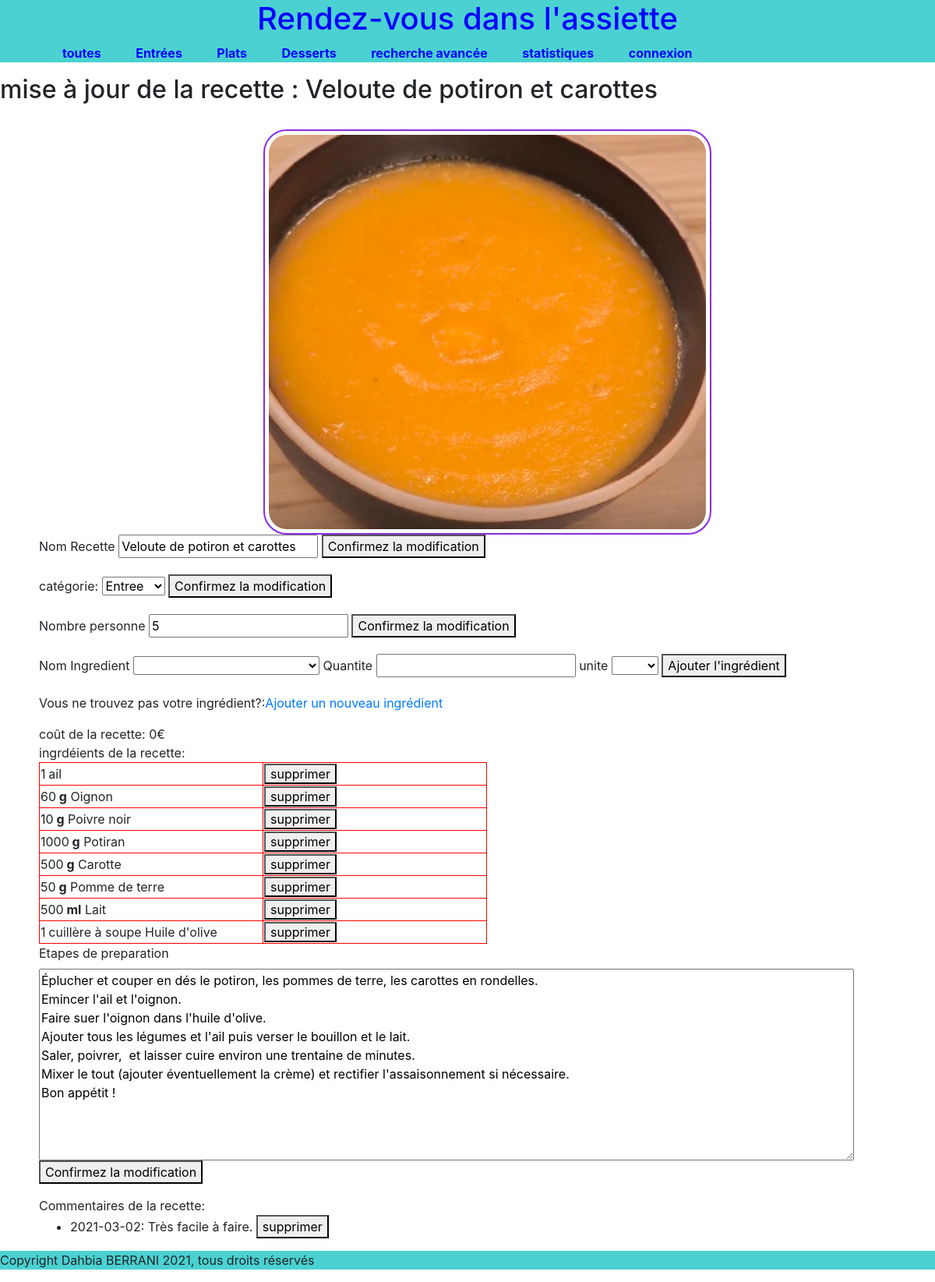
Page /loadRecette.php?modifier=4 on the committed database.
### tables this page shows
CREATE TABLE IF NOT EXISTS Recettes (
  Idrecette int(11) NOT NULL AUTO_INCREMENT,
  Nomrecette varchar(30) NOT NULL DEFAULT '',
  Etapes text NOT NULL,
  Nomcategorie varchar(15) NOT NULL,
  Imagepath varchar(255) DEFAULT NULL,
  Nombrepersonne int(11) NOT NULL,
  Cout float NOT NULL,

  PRIMARY KEY (Idrecette),
  FOREIGN KEY (Nomcategorie) REFERENCES  Categories(Nomcategorie)
);

CREATE TABLE IF NOT EXISTS Commentaires (
  Idcommentaire int NOT NULL AUTO_INCREMENT,
  Commentaire text NOT NULL,
  Idrecette int NOT NULL,
  Datecommentaire date NOT NULL DEFAULT '0000-00-00',
  PRIMARY KEY (Idcommentaire),
  FOREIGN KEY (Idrecette) REFERENCES Recettes(Idrecette)
);

### libDataBase.php (called while the page is built, shortened)
<?php
    function my_connect(){
        $connexion=mysqli_connect('mi-mariadb.univ-tlse2.fr','dahbia.berrani-eps-h','Akbou_2021');
        if (!$connexion){
            echo ("désolé,connexion au serveur impossible\n");
            exit;
        }
        else {
            mysqli_set_charset($connexion, "utf8");
            return $connexion;
        }
    }
function loadIngredients($_idRecette){
    $connexion= my_connect();
    $requette_composant="SELECT Idingredient, Nomingredient, Quantitee, Unite FROM Compositions join Ingredients USING(Idingredient) JOIN Recettes USING(Idrecette) where Idrecette = $_idRecette ";
    $table_composant_resultat =  mysqli_query($connexion,$requette_composant);
    $ingredients = array();
    if($table_composant_resultat){
        while($ligne_composant=mysqli_fetch_object($table_composant_resultat)){
            $ingredients += array($ligne_composant->Idingredient =>array('quantite' =>$ligne_composant->Quantitee, 'unite' =>$ligne_composant->Unite,'nom' =>$ligne_composant->Nomingredient ));
        }
    }else{
        echo "<p>Erreur dans l'exécution de la requette</p>";
        echo"message de mysqli:".mysqli_error($connexion);
    }
    return $ingredients;
}
function loadComments($_idRecette){
    $connexion= my_connect();
    $requette_commentaire="SELECT Idcommentaire, Commentaire, Idrecette, Datecommentaire FROM Commentaires where Idrecette = $_idRecette";
    $table_commentaire_resultat =  mysqli_query($connexion,$requette_commentaire);
    $commentaires = array();
    if($table_commentaire_resultat){
        while($ligne_commentaire=mysqli_fetch_object($table_commentaire_resultat)){
            $commentaires += array($ligne_commentaire->Idcommentaire => array('textCommentaire' => $ligne_commentaire->Commentaire,'dateCommentaire' => $ligne_commentaire->Datecommentaire));
        }
    }else{
        echo "<p>Erreur dans l'exécution de la requette</p>";
        echo"message de mysqli:".mysqli_error($connexion);
    }
    return $commentaires;
}
function loadRecette($_idRecette){
    $connexion= my_connect();
    $requette_recette="SELECT Idrecette,Nomrecette,Imagepath,Etapes,Nombrepersonne,Cout,Nomcategorie FROM Recettes where Idrecette = $_idRecette";
    $table_recette_resultat =  mysqli_query($connexion,$requette_recette);
    if($table_recette_resultat){
        $ligne_recette=mysqli_fetch_object($table_recette_resultat);
        $tableauRecette['nomRecette'] = $ligne_recette->Nomrecette;
        $tableauRecette['categorieRecette'] = $ligne_recette->Nomcategorie;
        $tableauRecette['imageRecette'] = $ligne_recette->Imagepath;
        $tableauRecette['nombrePersonnesRecette'] = $ligne_recette->Nombrepersonne;
        $tableauRecette['etapesRecette'] = $ligne_recette->Etapes;
        $tableauRecette['cout'] = $ligne_recette->Cout;
        $ingedients = loadIngredients($_idRecette);
        $tableauRecette['ingredientsRecette'] =  $ingedients;
        $commentaires = loadComments($_idRecette);
        $tableauRecette['commentairesRecette'] = $commentaires;
    }
    else{
        echo "<p>Erreur dans l'exécution de la requette</p>";
        echo"message de mysqli:".mysqli_error($connexion);
    }
    return $tableauRecette;
}
?>

### loadRecette.php (the view, shortened to what this page needs)
<?php
    include_once("./libDataBase.php");
    $_idRecette = $_GET["modifier"];
    $_recette = loadRecette($_idRecette);
    include_once('./entete.php');
?>
<html>
    <head>
        <link rel="stylesheet" type="text/css"  href="./style/style.css" media="all">
    </head>
    <body>
        <h2>mise à jour de la recette : <?php echo $_recette['nomRecette'];?></h2></br>
        <div id="formulaire_recette">
            <?php echo "<img class =\"center\" src=\"".$_recette['imageRecette']."\">"; ?>
            <div id="nom_recette">
                <form action="./traitementModificationRecette.php" method="GET">
                    <label for="NomRecette">Nom Recette</label>
                    <input  id="NomRecette" name="NomRecette" type="text" value="<?php echo $_recette['nomRecette'];?>" >
                    <button type="submit" name="changeRecetteName">Confirmez la modification</button>
                </form>
            </div>
            <div id="categorie">
                <form action="./traitementModificationRecette.php" method="GET">
                    <label for="categorie">catégorie:</label>
                    <select  id="categorie" name="categorie" type="text">
                        <?php
                            $connexion= my_connect();
                            $requette1=("SELECT  Nomcategorie From Categories");
                            $resultat =  mysqli_query($connexion,$requette1);
                            if($resultat){
                                while($ligne=mysqli_fetch_object($resultat)){
                                    if( $_recette['categorieRecette']==$ligne->Nomcategorie){
                                        echo ("<option value=\"".$ligne->Nomcategorie."\"selected=\"selected\">".$ligne->Nomcategorie ."</option>\n");
                                    }
                                    else{
                                        echo ("<option value=\"".$ligne->Nomcategorie."\"> ".$ligne->Nomcategorie ."</option>\n");
                                    }
                                }
                            }
                            else{
                                echo "<p>Erreur dans l'exécution de la requette</p>";
                                echo"message de mysqli:".mysqli_error($connexion);
                            }
                        ?>
                    </select>
                    <button type="submit" name="changeRecetteCategorie">Confirmez la modification</button>
                </form>
            </div>
            <div id="nbpersonne">
                <form action="./traitementModificationRecette.php" method="GET">
                    <label for="NombrePersonne ">Nombre personne </label>
                    <input  id="NombrePersonne" name="NombrePersonne" type="number" value="<?php echo $_recette['nombrePersonnesRecette'];?>">
                    <button type="submit" name="changeRecetteNombrePersonne">Confirmez la modification</button>
                </form>
            </div>
            <div id="ingredient">
                <form action="./traitementModificationRecette.php" method="GET">
                    <label for="Idingredient">Nom Ingredient</label>
                    <select  id="Idingredient" name="Idingredient" type="numbre" >
                        <option value="" ></option>
                    </select>
                    <label for="Quantite">Quantite </label>
                    <input  id="Quantite" name="Quantite" type="number" >
                    <label for="unite"> unite </label>
                    <select  id="unite" name="unite" type="text" >
                        <option value="" name="" type="text"></option>
                        <option value="g" name="g" type="text">g</option>
                    </select>
                    <button type="submit" name="addRecetteIngredient">Ajouter l'ingrédient</button>
                </form>
            </div>
            <div>
                <p>Vous ne trouvez pas votre ingrédient?:<a href="./newIngredient.php" target="_blank">Ajouter un nouveau ingrédient</a></p>
            </div>
            <?php
                echo "coût de la recette: ".$_recette['cout']."€<br>";
                echo "ingrdéients de la recette: <br> ";
                echo "<table>";
                    foreach($_recette['ingredientsRecette'] as $key=>$value){
                        echo "<tr>";
                            echo "<form action=\"./traitementModificationRecette.php\" method=\"GET\">";
                                echo "<td>";
                                    echo $value['quantite'];
                                    $_Unite = $value['unite'];
                                    if ($_Unite === "unite") {
                                        echo " ";
                                    }
                                    else {
                                        echo "<strong> ".$_Unite."</strong>";
                                    }
                                    echo " ".$value['nom'];
                                echo "</td>";
                                echo "<td class=\"tdBoutton\">";
                                    echo "<button type=\"submit\" name=\"deleteIngredient\">supprimer</button>";
                                echo "</td>";
                            echo "</form>";
                        echo "</tr>";
                    }
                echo "</table>";
            ?>
            <div id="etape">
                <form action="./traitementModificationRecette.php" method="GET">
                    <label for="etapes">Etapes de preparation</label></br>
                    <textarea  id="etapes" name="etapes" cols="100" rows="10" ><?php echo $_recette['etapesRecette']; ?></textarea>
                    <button type="submit" name="changeRecetteEtapes">Confirmez la modification</button>
                </form>
            </div>
            <?php
                echo "Commentaires de la recette: <br> ";
                echo "<ul>";
                    foreach($_recette['commentairesRecette'] as $key=>$value){
                        echo "<li>";
                            echo "<form action=\"./traitementModificationRecette.php\" method=\"GET\">";
                                echo $value['dateCommentaire'].":";
                                echo " ".$value['textCommentaire']." ";
                                echo "<button type=\"submit\" name=\"deleteComment\">supprimer</button>";
                            echo "</form>";
                        echo "</li>";
                    }
                echo "</ul>";
            ?>
        </div>
    </body>
</html>

### style/style.css (style rules this page uses)
footer { background-color: rgb(75, 209, 209);; }
table { border-width:1px; border-style:solid; border-color:black; width:50%; }
td { border-width:1px; border-style:solid; border-color:red; width:50%; }
img { border-radius: 30px; border: 2px solid blueviolet; border-radius: 30px; padding: 5px; width: 50%; }
img.center { display: block; margin-left: auto; margin-right: auto; }
#formulaire_recette { padding-left: 50px; }
.tdBoutton { width: 10px; }

### rows in the picture
recettes: Nomrecette "Veloute de potiron et carottes", Imagepath (picture), NomRecette "Veloute de potiron et carottes", NombrePersonne "5", Cout "0", etapes "Éplucher et couper en dés le potiron, les pommes de terre, les carottes en rondelles. Emincer l'ail et l'oignon. Faire suer l'oignon dans l'huile d'olive. Ajouter tous les légumes et l'ail puis verser le bouillon et le lait. Saler, poivrer, et laisser cuire environ une trentaine de minutes. Mixer le tout (ajouter éventuellement la crème) et rectifier l'assaisonnement si nécessaire. Bon appétit !"
commentaires: Datecommentaire "2021-03-02", Commentaire "Très facile à faire."

### other values in the picture
$value['quantite'] "1"
$value['nom'] "ail"
$value['quantite'] "60"
$_Unite "g"
$value['nom'] "Oignon"
$value['quantite'] "10"
$value['nom'] "Poivre noir"
$value['quantite'] "1000"
$value['nom'] "Potiran"
$value['quantite'] "500"
$value['nom'] "Carotte"
$value['quantite'] "50"
$value['nom'] "Pomme de terre"
$_Unite "ml"
$value['nom'] "Lait"
